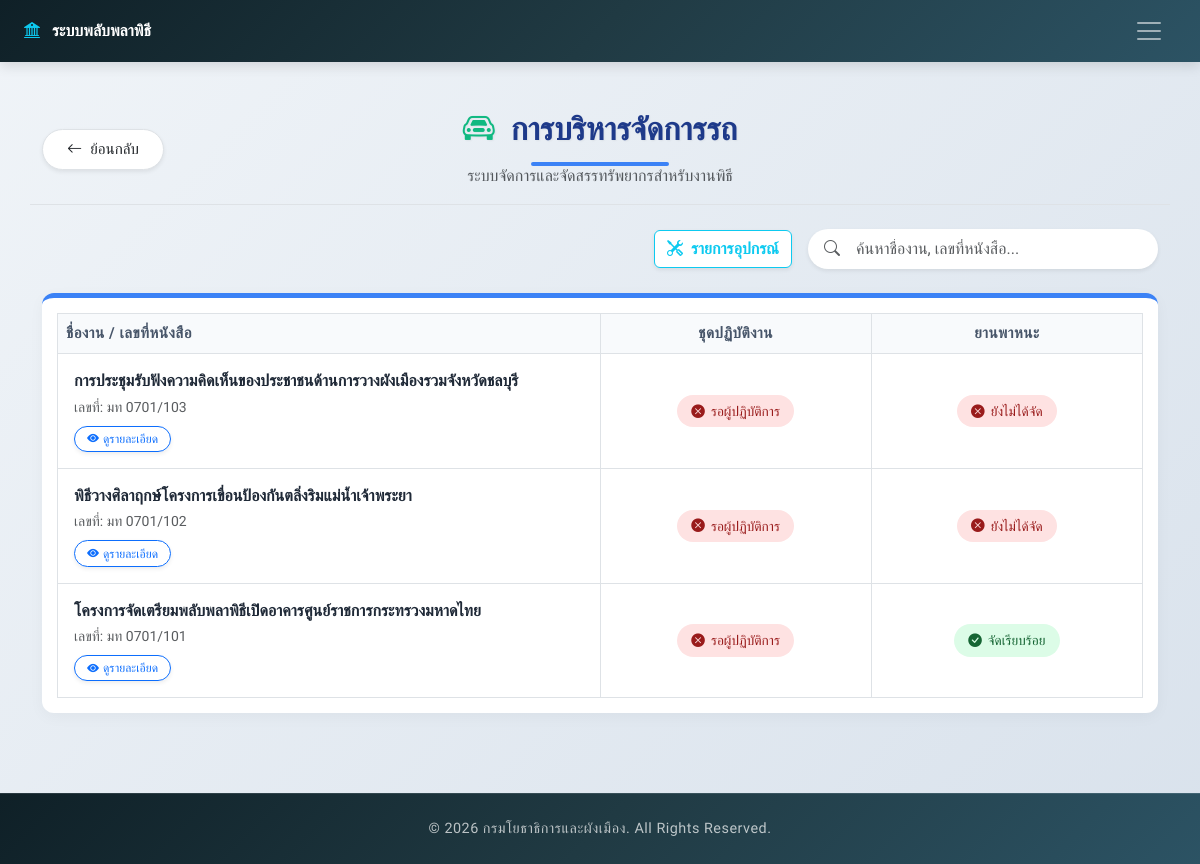
The app's page /select_mission.php (signed in) with its own data.
### tables this page shows
CREATE TABLE IF NOT EXISTS `documents` (
  `id` int(11) NOT NULL AUTO_INCREMENT,
  `fiscal_year` varchar(4) DEFAULT NULL,
  `doc_number` varchar(100) DEFAULT NULL,
  `source_doc_number` varchar(100) DEFAULT NULL,
  `doc_name` varchar(255) NOT NULL,
  `description` text DEFAULT NULL,
  `doc_detail` text DEFAULT NULL,
  `job_type` varchar(100) DEFAULT NULL,
  `job_type_other` varchar(255) DEFAULT NULL,
  `host_agency` varchar(255) DEFAULT NULL,
  `host_agency_affiliation` varchar(255) DEFAULT NULL,
  `coordinator` varchar(255) DEFAULT NULL,
  `coordinator_1_name` varchar(150) DEFAULT NULL,
  `coordinator_1_phone` varchar(50) DEFAULT NULL,
  `coordinator_2_name` varchar(150) DEFAULT NULL,
  `coordinator_2_phone` varchar(50) DEFAULT NULL,
  `job_id` varchar(50) DEFAULT NULL,
  `staff_id` int(11) DEFAULT NULL,
  `location` varchar(255) DEFAULT NULL,
  `venue_name` varchar(255) DEFAULT NULL,
  `venue_province` varchar(100) DEFAULT NULL,
  `venue_district` varchar(100) DEFAULT NULL,
  `venue_subdistrict` varchar(100) DEFAULT NULL,
  `event_start_date` date DEFAULT NULL,
  `event_end_date` date DEFAULT NULL,
  `pre_meeting_date` date DEFAULT NULL,
  `equipment_borrow_date` date DEFAULT NULL,
  `dpt_work_start` datetime DEFAULT NULL,
  `dpt_work_end` datetime DEFAULT NULL,
  `received_date` datetime DEFAULT NULL,
  `dpt_receive_number` varchar(100) DEFAULT NULL,
  `dpt_receive_date` date DEFAULT NULL,
  `division_receive_number` varchar(100) DEFAULT NULL,
  `division_receive_date` date DEFAULT NULL,
  `created_by` varchar(100) DEFAULT NULL,
  `sent_to` int(11) DEFAULT NULL,
  `created_at` timestamp NOT NULL DEFAULT CURRENT_TIMESTAMP,
  `updated_at` timestamp NOT NULL DEFAULT CURRENT_TIMESTAMP ON UPDATE CURRENT_TIMESTAMP,
  `doc_status` varchar(50) DEFAULT 'pending',
  `attachment_file` varchar(255) DEFAULT NULL,
  `remark` text DEFAULT NULL,
  `is_acknowledged` tinyint(1) NOT NULL DEFAULT 0,
  PRIMARY KEY (`id`),
  KEY `idx_documents_sent_to` (`sent_to`),
  KEY `idx_documents_doc_status` (`doc_status`),
  KEY `idx_documents_received` (`received_date`, `id`),
  KEY `idx_documents_recipient_received` (`sent_to`, `received_date`, `id`)
);

### includes/auth.php (called while the page is built, shortened)
<?php
function current_user_role(): string
{
    return (string)($_SESSION['role'] ?? '');
}
function is_logged_in(): bool
{
    return !empty($_SESSION['user_id']);
}
function has_role(array|string $roles): bool
{
    $currentRole = current_user_role();
    return in_array($currentRole, $roles, true);
}
    ?>

### select_mission.php (the view, shortened to what this page needs)
<?php
require_once __DIR__ . '/includes/auth.php';
$conn = get_db();
$is_head = has_role([ROLE_HEAD_VEHICLE, ROLE_SUPER_ADMIN]);
$limit = 10;
$page = isset($_GET['page']) && is_numeric($_GET['page']) ? (int)$_GET['page'] : 1;
$offset = ($page - 1) * $limit;
$query = "
    SELECT d.*,
    -- นับเฉพาะคนที่อยู่ใน 'ฝ่ายปฏิบัติการ' และไม่ใช่ 'ผู้ประสานงาน' (sent_to)
    (
        SELECT COUNT(ja.id)
        FROM job_assignments ja
        INNER JOIN users u ON ja.staff_name = CONCAT(u.fname, ' ', u.lname)
        WHERE ja.job_id = d.id
          AND u.role IN ('staff_operation', 'head_operation')
          AND (d.sent_to IS NULL OR u.id != d.sent_to)
    ) as valid_team_count,
    (SELECT COUNT(va.id) FROM vehicle_assignments va WHERE va.job_id = d.id) as vehicle_count
    FROM documents d
    ORDER BY d.id DESC
    LIMIT :limit OFFSET :offset
";
$stmt = $conn->prepare($query);
$stmt->bindValue(':limit', $limit, PDO::PARAM_INT);
$stmt->bindValue(':offset', $offset, PDO::PARAM_INT);
$stmt->execute();
$documents = $stmt->fetchAll();
?>
<!DOCTYPE html>
<html lang="th">
<head>
    <link href="https://cdn.jsdelivr.net/npm/bootstrap@5.3.0/dist/css/bootstrap.min.css" rel="stylesheet">
    <link rel="stylesheet" href="https://cdn.jsdelivr.net/npm/bootstrap-icons@1.10.5/font/bootstrap-icons.css">
    <link rel="stylesheet" href="css/responsive.css">
</head>
<body>
<?php include 'menu.php'; ?>
<div class="container py-5">
    <div class="row align-items-center mb-4 pb-3 border-bottom">
        <div class="col-12 col-md-3 text-start mb-3 mb-md-0">
            <a href="<?php echo $is_head ? 'home_head_vehicle.php' : 'home_vehicle.php'; ?>" class="btn btn-white border shadow-sm rounded-pill d-inline-flex align-items-center hover-primary transition-all px-4 py-2 bg-white" style="font-size: 0.95rem; font-weight: 500;">
                <i class="bi bi-arrow-left me-2"></i>ย้อนกลับ
            </a>
        </div>
        <div class="col-12 col-md-6 text-center">
            <h2 class="fw-bold page-header mb-0 pb-2"><i class="bi bi-car-front" style="color: #10b981;"></i> &nbsp;การบริหารจัดการรถ</h2>
            <p class="text-muted mt-2 mb-0">ระบบจัดการและจัดสรรทรัพยากรสำหรับงานพิธี</p>
        </div>
    </div>
    <div class="d-flex justify-content-center justify-content-md-end align-items-center gap-3 mb-4">
        <button type="button" class="btn btn-outline-info fw-bold shadow-sm bg-white" data-bs-toggle="modal" data-bs-target="#equipmentModal">
            <i class="bi bi-tools me-1"></i> รายการอุปกรณ์
        </button>
        <div class="position-relative w-100 search-container" style="max-width: 350px;">
            <span class="position-absolute top-50 start-0 translate-middle-y ms-3 text-muted"><i class="bi bi-search"></i></span>
            <input type="text" id="searchMission" class="form-control bg-white border-0 shadow-sm ps-5 py-2" style="border-radius: 20px;" placeholder="ค้นหาชื่องาน, เลขที่หนังสือ...">
        </div>
    </div>
    <div class="table-container">
        <div class="table-responsive">
            <table class="table table-bordered table-hover align-middle mb-0">
                <thead>
                    <tr>
                        <th scope="col" style="width: 40%;">ชื่องาน / เลขที่หนังสือ</th>
                        <th scope="col" class="text-center" style="width: 20%;">ชุดปฏิบัติงาน</th>
                        <th scope="col" class="text-center" style="width: 20%;">ยานพาหนะ</th>
                    </tr>
                </thead>
                <tbody>
                    <?php if (count($documents) > 0): ?>
                        <?php foreach($documents as $doc): ?>
                            <tr class="mission-item transition-all">
                                <td>
                                    <div class="doc-title">
                                        <?php echo htmlspecialchars($doc['doc_name']); ?>
                                    </div>
                                    <?php if(!empty($doc['doc_number'])): ?>
                                        <small class="text-muted d-block mt-1">
                                            เลขที่: <?php echo htmlspecialchars($doc['doc_number']); ?>
                                        </small>
                                    <?php endif; ?>
                                    <button type="button" class="btn btn-sm btn-outline-primary rounded-pill d-inline-flex align-items-center shadow-sm mt-2"
                                            data-bs-toggle="modal" data-bs-target="#viewDocModal<?php echo $doc['id']; ?>"
                                            style="font-size: 0.75rem; padding: 0.2rem 0.75rem; border-width: 1px; transition: all 0.2s;">
                                        <i class="bi bi-eye-fill me-1"></i> ดูรายละเอียด
                                    </button>
                                </td>
                                <td class="text-center">
                                    <?php if($doc['valid_team_count'] > 0): ?>
                                        <div class="status-badge status-success">
                                            <i class="bi bi-check-circle-fill"></i> จัดชุดแล้ว
                                        </div>
                                    <?php else: ?>
                                        <div class="status-badge status-danger">
                                            <i class="bi bi-x-circle-fill"></i> รอผู้ปฏิบัติการ
                                        </div>
                                    <?php endif; ?>
                                </td>
                                <td class="text-center">
                                    <?php if($doc['vehicle_count'] > 0): ?>
                                        <div class="status-badge status-success">
                                            <i class="bi bi-check-circle-fill"></i> จัดเรียบร้อย
                                        </div>
                                    <?php else: ?>
                                        <div class="status-badge status-danger">
                                            <i class="bi bi-x-circle-fill"></i> ยังไม่ได้จัด
                                        </div>
                                    <?php endif; ?>
                                </td>
                            </tr>
                        <?php endforeach; ?>
                    <?php endif; ?>
                </tbody>
            </table>
        </div>
    </div>
</div>
<?php include 'footer.php'; ?>
</body>
</html>

### menu.php (shortened to what this page needs)
<?php
require_once __DIR__ . '/includes/auth.php';
?>
<nav class="navbar navbar-expand-xxl navbar-dark custom-navbar">
    <div class="container-fluid px-3">
        <div class="d-flex align-items-center">
            <a class="navbar-brand fw-semibold d-flex align-items-center me-2 me-xl-3" href="welcome.php">
                <i class="bi bi-bank2 me-2 text-info"></i>
                ระบบพลับพลาพิธี
            </a>
        </div>
        <button class="navbar-toggler border-0 shadow-none" type="button" data-bs-toggle="offcanvas" data-bs-target="#navbarContent" aria-controls="navbarContent" aria-expanded="false" aria-label="สลับเมนู">
            <span class="navbar-toggler-icon"></span>
        </button>
    </div>
</nav>

### footer.php (shortened to what this page needs)
<footer class="main-footer">
    <div class="container text-center">
        <div class="footer-text">
            &copy; 2026 กรมโยธาธิการและผังเมือง. All Rights Reserved.
        </div>
    </div>
</footer>

### css/responsive.css (style rules this page uses)
body > *, .content-wrapper, .d-flex > *, .row > *, .card, .custom-card, .card-custom, .modal-content { min-width: 0; }
.table-responsive, .overflow-x-auto { max-width: 100%; min-width: 0; overflow-x: auto; -webkit-overflow-scrolling: touch; }
.info-content, .view-data, .footer-text, .modal-title { overflow-wrap: anywhere; }
.custom-navbar .navbar-brand { min-width: 0; white-space: normal; overflow-wrap: anywhere; }
.custom-navbar .navbar-toggler, .custom-navbar .coms-logo { flex-shrink: 0; }
@media (max-width: 1399.98px) { .custom-navbar { padding-inline: 0.5rem; } }
@media (max-width: 1399.98px) { .custom-navbar > .container-fluid { padding-inline: 0.5rem !important; } }
@media (max-width: 1399.98px) { .custom-navbar > .container-fluid > .d-flex { flex: 1; min-width: 0; } }
@media (max-width: 1399.98px) { .custom-navbar .navbar-brand { flex-wrap: wrap; gap: 0.25rem; font-size: 1rem; } }

### select_mission.php (style rules this page uses)
body { background: linear-gradient(135deg, #f0f4f8 0%, #d9e2ec 100%); font-family: 'Prompt', sans-serif; min-height: 100vh; }
.page-header { color: #1e3a8a; text-shadow: 1px 1px 2px rgba(0,0,0,0.05); position: relative; display: inline-block; }
.page-header::after { content: ''; position: absolute; width: 50%; height: 4px; background: #3b82f6; bottom: -10px; left: 25%; border-radius: 2px; }
.table-container { background-color: #ffffff; border-radius: 12px; box-shadow: 0 4px 15px rgba(0,0,0,0.04); border-top: 5px solid #3b82f6; padding: 15px; margin-bottom: 2rem; }
.table { min-width: 900px; }
.table th { background-color: #f8fafc; color: #475569; font-size: 0.95rem; text-transform: uppercase; letter-spacing: 0.5px; vertical-align: middle; }
.table td { vertical-align: middle; padding: 1rem; }
.doc-title { color: #1f2937; font-weight: 600; line-height: 1.4; }
.status-badge { display: inline-flex; align-items: center; justify-content: center; gap: 6px; padding: 6px 14px; border-radius: 50rem; font-size: 0.85rem; font-weight: 500; white-space: nowrap; }
.status-success { background-color: #dcfce7; color: #166534; }
.status-danger { background-color: #fee2e2; color: #991b1b; }
.transition-all { transition: all 0.2s ease; }

### menu.php (style rules this page uses)
.custom-navbar { background: linear-gradient(135deg, #0f2027, #203a43, #2c5364); box-shadow: 0 4px 12px rgba(0, 0, 0, 0.12); padding: 0.75rem 1rem; position: sticky !important; top: 0 !important; width: 100% !important; z-index: 1030 !important; }
.navbar-brand { font-size: 1.25rem; font-family: 'Prompt', sans-serif; }

### footer.php (style rules this page uses)
html { height: 100%; }
body { font-family: 'Prompt', sans-serif; background-color: #f0f2f5; display: flex; flex-direction: column; min-height: 100vh; margin: 0; }
.main-footer { background: linear-gradient(135deg, #0f2027, #203a43, #2c5364); color: rgba(255, 255, 255, 0.7); padding: 1.5rem 0; font-family: 'Prompt', sans-serif; border-top: 1px solid rgba(255, 255, 255, 0.1); width: 100%; margin-top: auto; flex-shrink: 0; }
.footer-text { font-size: 0.9rem; font-weight: 300; letter-spacing: 0.5px; }

### records on screen
documents: doc_name "การประชุมรับฟังความคิดเห็นของประชาชนด้านการวางผังเมืองรวมจังหวัดชลบุรี", doc_number "มท 0701/103", shows "ยังไม่ได้จัด"
documents: doc_name "พิธีวางศิลาฤกษ์โครงการเขื่อนป้องกันตลิ่งริมแม่น้ำเจ้าพระยา", doc_number "มท 0701/102", shows "ยังไม่ได้จัด"
documents: doc_name "โครงการจัดเตรียมพลับพลาพิธีเปิดอาคารศูนย์ราชการกระทรวงมหาดไทย", doc_number "มท 0701/101", $doc['id'] 1 (drawn), shows "จัดเรียบร้อย"
